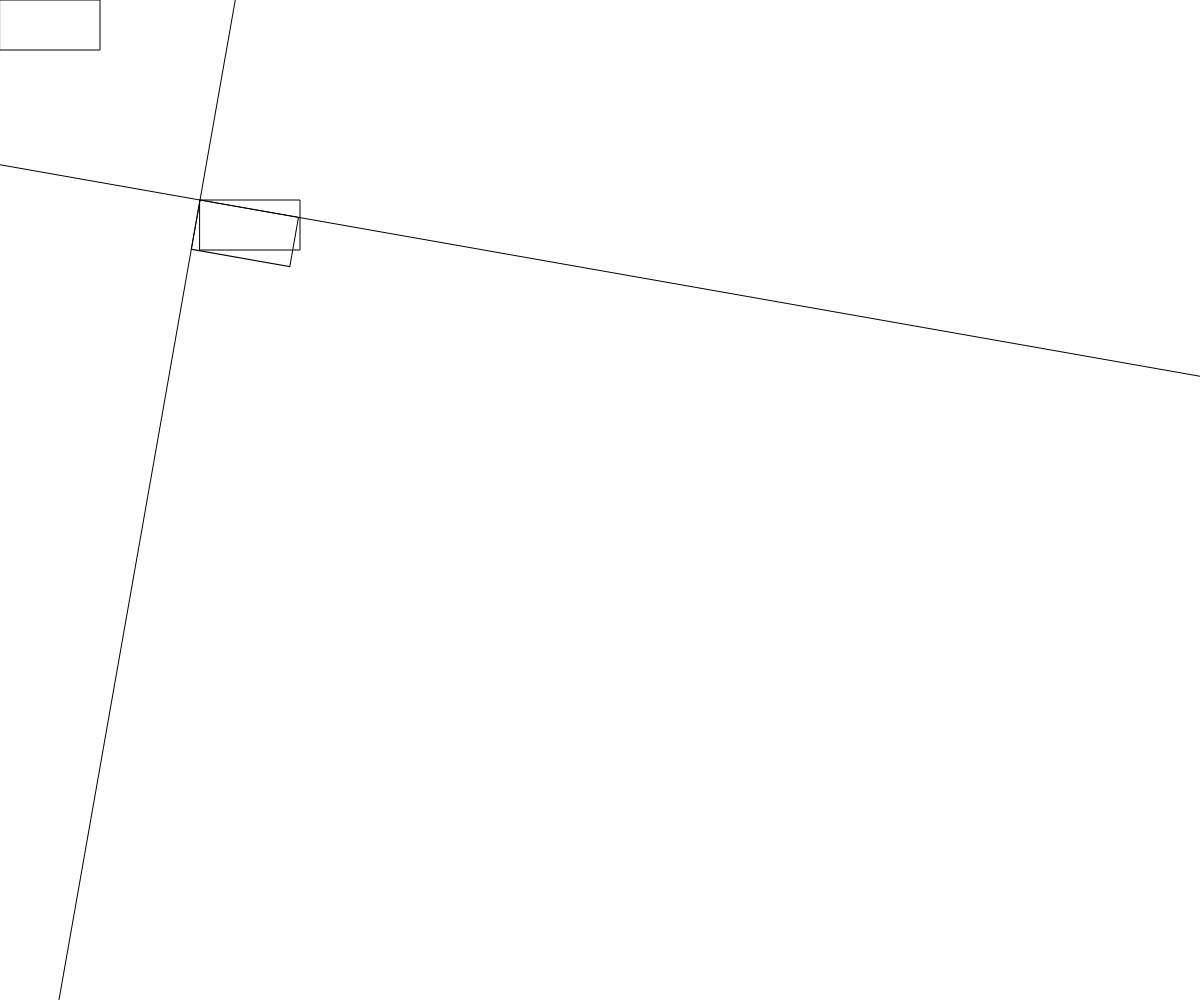
Frame 1 (no input)
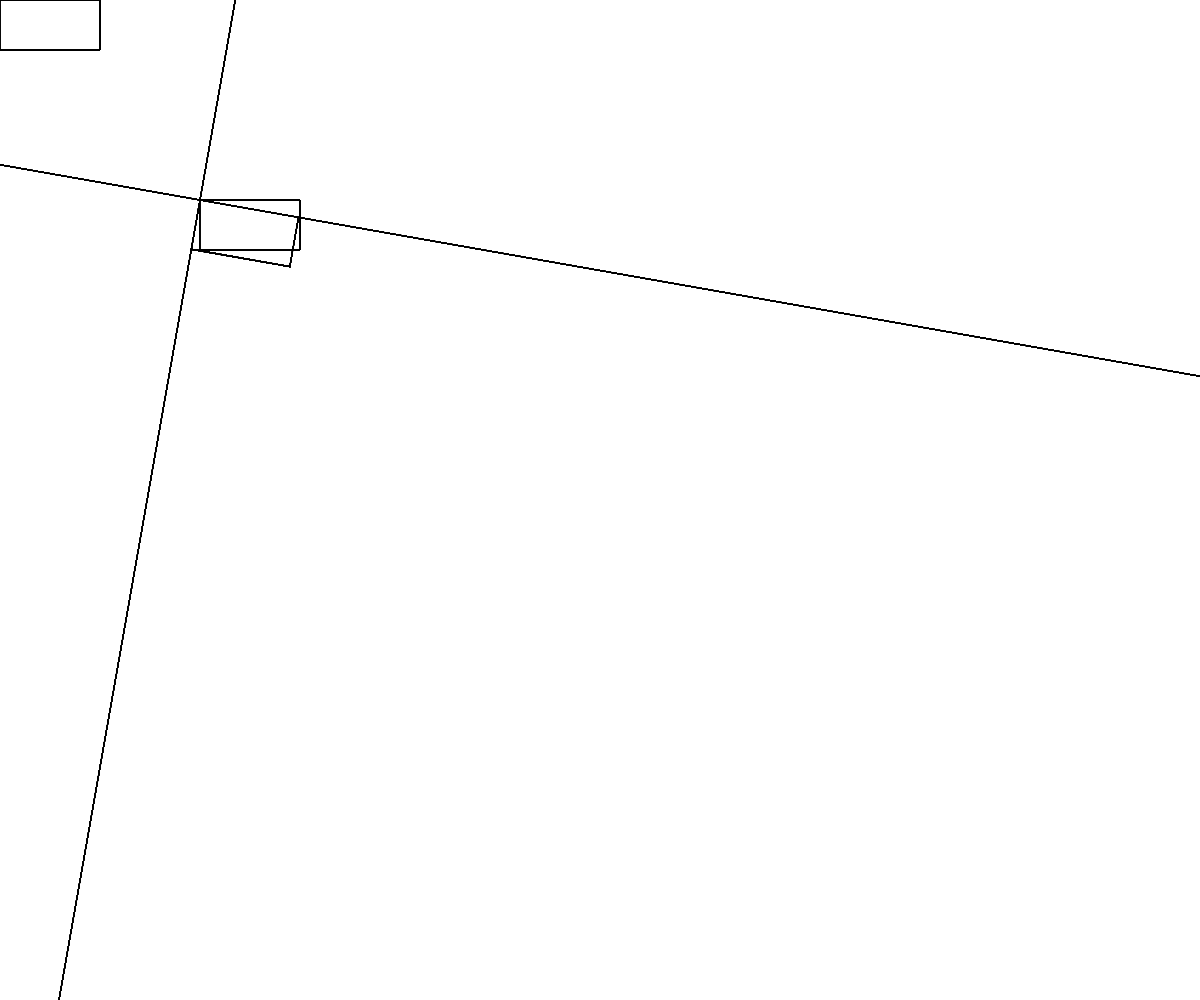
Frame 60 (no input)
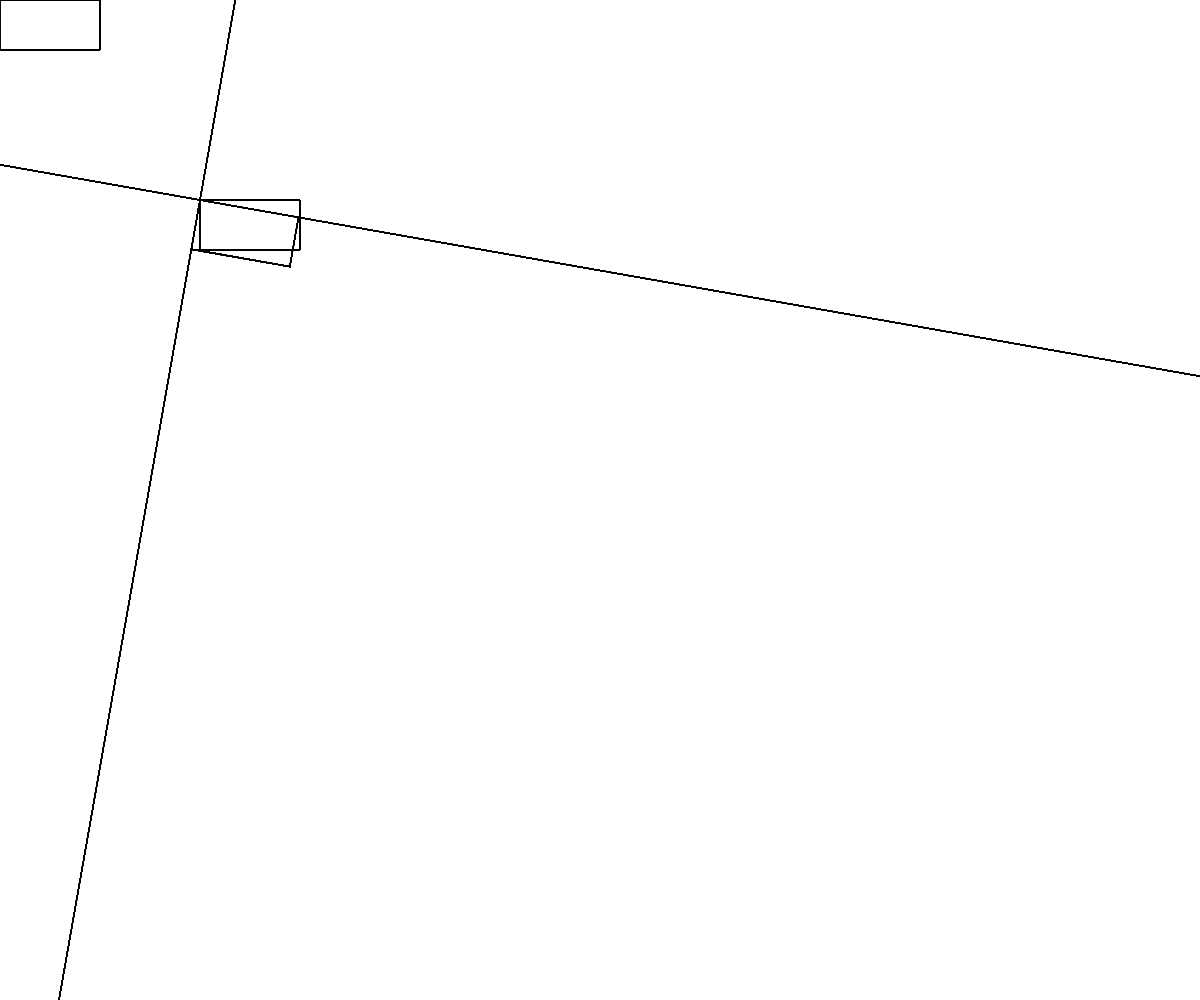
Frame 120 (the mouse pressed at the canvas centre since frame 60)

The p5.js sketch that drew these frames (run headless with seeded random() and noise() and a simulated clock; from frame 60 on, the mouse is pressed at the canvas centre):

// p5.js sketch
// ── sketch.js
function setup() {
  createCanvas(windowWidth,windowHeight);
  angleMode(DEGREES);
  noFill();
}

function draw() {
  
  push();
  
  translate(200,200);
  rotate(10);
  
  line(0,-windowHeight,0,windowHeight);
  line(-windowWidth,0, windowWidth,0);
  rect(0,0,100,50);
  pop();
  rect(0,0,100,50);
  rect(200,200,100,50);
  
}
